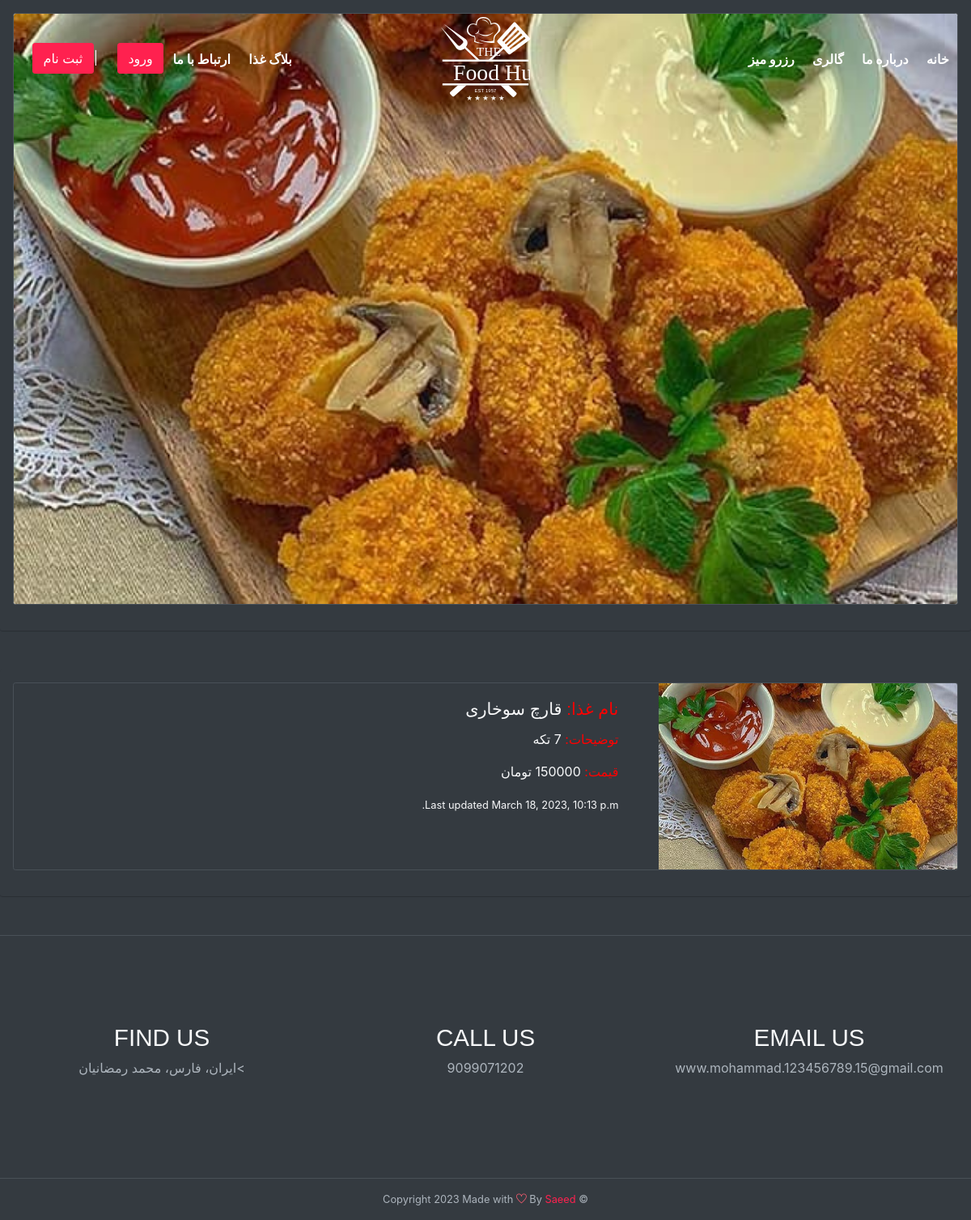
Page /2/ on the committed database.
### webs/models.py (models this page shows, shortened)
class Food(models.Model):
    FOODS = [
        ('iranifood', 'غذای ایرانی'),
        ('fastfood', 'فست فود'),
        ('juices', 'نوشیدنی'),
    ]
    name = models.CharField(max_length=100, verbose_name='نام غذا' )
    text = models.CharField(_('توضیحات'), max_length=100)
    price = models.IntegerField(default=100000, verbose_name='قیمت')
    time = models.IntegerField(default=2, verbose_name='زمان آماده سازی')
    created = models.DateTimeField(auto_now_add=True, verbose_name='تاریخ انتشار')
    image = models.ImageField(upload_to='webs/', verbose_name='عکس غذا')
    type_food = models.CharField(max_length=20, choices=FOODS, default='fastfood', verbose_name='نوع غذا')

### webs/views.py (the view)
# urls.py: path('<int:pk>/', PostDetail.as_view(), name='detail'),
class PostDetail(generic.DetailView):
    model = Food
    template_name = 'webs/detail.html'
    context_object_name = 'posts'

### webs/templates/webs/detail.html (shortened to what this page needs)
{% extends 'base.html' %}
{% load static %}
{% block content %}
    <div class="shadow p-3 mb-5 bg-body-tertiary rounded">
        <div class="card mb-3">
            <img src="{{ posts.image.url }}" class="card-img-top" alt="...">
        </div>
    </div>
    <div class="shadow p-3 mb-5 bg-body-tertiary rounded">
        <div class="card mb-3 bg-dark" style="max-width: 100%px;">
            <div class="row g-0">
            <div class="col-md-4">
                <img src="{{ posts.image.url }}" class="img-fluid rounded-start" alt="...">
            </div>
            <div class="col-md-8" style="text-align: right;">
                <div class="card-body">
                    <h5 class="card-title"><span style="color: red;">نام غذا: </span> {{ posts.name }}</h5>
                    <p class="card-text"><span style="color: red;">توضیحات: </span> {{ posts.text }}</p>
                    <p class="card-text"><span style="color: red;">قیمت: </span> {{ posts.price }} تومان</p>
                    <p class="card-text"><small class="text-body-secondary">Last updated {{ posts.created }}</small></p>
                </div>
            </div>
            </div>
        </div>
    </div>
{% endblock %}

### rows in the picture
Food: image (picture), name "قارچ سوخاری", text "7 تکه", price "150000", created "March 18, 2023, 10:13 p.m."
